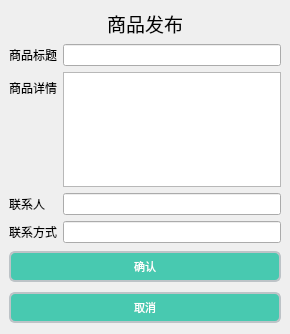
<?xml version="1.0" encoding="UTF-8"?>
<ui version="4.0">
 <class>SubmitMain</class>
 <widget class="QMainWindow" name="SubmitMain">
  <property name="geometry">
   <rect>
    <x>0</x>
    <y>0</y>
    <width>290</width>
    <height>334</height>
   </rect>
  </property>
  <property name="windowTitle">
   <string>MainWindow</string>
  </property>
  <widget class="QWidget" name="centralwidget">
   <layout class="QVBoxLayout" name="verticalLayout_2">
    <item>
     <layout class="QVBoxLayout" name="verticalLayout">
      <item>
       <widget class="QLabel" name="label">
        <property name="font">
         <font>
          <family>黑体</family>
          <pointsize>14</pointsize>
         </font>
        </property>
        <property name="text">
         <string>商品发布</string>
        </property>
        <property name="alignment">
         <set>Qt::AlignCenter</set>
        </property>
       </widget>
      </item>
      <item>
       <layout class="QFormLayout" name="formLayout">
        <item row="0" column="0">
         <widget class="QLabel" name="titleLabel">
          <property name="text">
           <string>商品标题</string>
          </property>
         </widget>
        </item>
        <item row="1" column="0">
         <widget class="QLabel" name="detailLabel">
          <property name="text">
           <string>商品详情</string>
          </property>
         </widget>
        </item>
        <item row="2" column="0">
         <widget class="QLabel" name="manLabel">
          <property name="text">
           <string>联系人</string>
          </property>
         </widget>
        </item>
        <item row="3" column="0">
         <widget class="QLabel" name="contactLabel">
          <property name="text">
           <string>联系方式</string>
          </property>
         </widget>
        </item>
        <item row="0" column="1">
         <widget class="QLineEdit" name="titleLineEdit"/>
        </item>
        <item row="2" column="1">
         <widget class="QLineEdit" name="ManLineEdit"/>
        </item>
        <item row="3" column="1">
         <widget class="QLineEdit" name="contactLineEdit"/>
        </item>
        <item row="1" column="1">
         <widget class="QPlainTextEdit" name="detailTextEdit"/>
        </item>
       </layout>
      </item>
      <item>
       <widget class="QPushButton" name="acceptBtn">
        <property name="styleSheet">
         <string notr="true">color: white;
background-color: #48c9b0;
border-color: #48c9b0;
font-size: 17px;
border-radius: 6px;
font-weight: normal;
border: none;
border: 2px solid #bdc3c7;
display: block;
width: 100%;
float: left;
margin: 2px 0 2px;
font: 9pt &quot;黑体&quot;;
font-size: 11px;
padding-top: 5px;
padding-bottom: 5px;</string>
        </property>
        <property name="text">
         <string>确认</string>
        </property>
       </widget>
      </item>
      <item>
       <widget class="QPushButton" name="cancelBtn">
        <property name="styleSheet">
         <string notr="true">color: white;
background-color: #48c9b0;
border-color: #48c9b0;
font-size: 17px;
border-radius: 6px;
font-weight: normal;
border: none;
border: 2px solid #bdc3c7;
display: block;
width: 100%;
float: left;
margin: 2px 0 2px;
font: 9pt &quot;黑体&quot;;
font-size: 11px;
padding-top: 5px;
padding-bottom: 5px;</string>
        </property>
        <property name="text">
         <string>取消</string>
        </property>
       </widget>
      </item>
     </layout>
    </item>
   </layout>
  </widget>
 </widget>
 <resources/>
 <connections/>
</ui>
